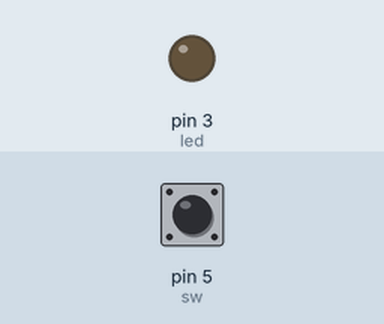
This sketch was run on a simulated Arduino Uno, built with avr-gcc and run on an emulated ATmega328P. Shown: output pins drawn as LEDs (lit = HIGH). The test bench sets the inputs (shaded band); at power-on: pin 5 (sw) HIGH.

Above: at 1.2 s.
1.3 s: pin 5 (sw) pulled LOW for 0.15 s
At 2.3 s:
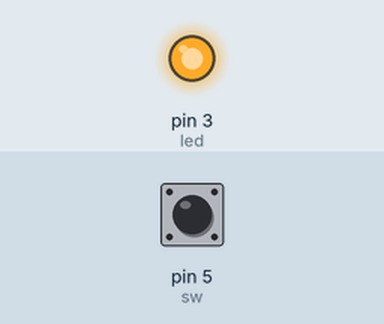
2.9 s: pin 5 (sw) pulled LOW for 1 s
At 3.6 s:
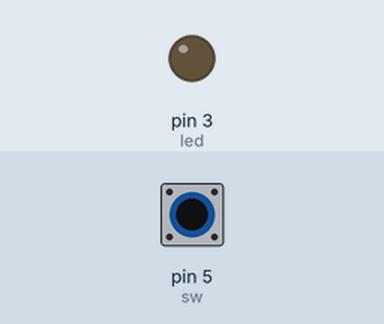
5.4 s: pin 5 (sw) pulled LOW for 3.2 s
At 6.7 s:
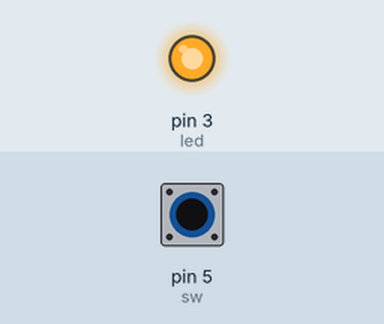
Timing chart, 0 to 8.4 s (numbered marks = the images above; inputs shaded):
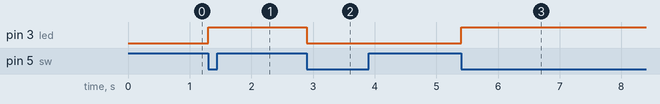

The sketch:

4_4_Switch_led.ino
```cpp
int led = 3;
int sw = 5;

boolean ledState = LOW;     // LED의 현재 상태  꺼짐/켜짐)를 저장
boolean lastButtonState = HIGH; // 이전 버튼의 상태를 저장

void setup() {
  pinMode(led, OUTPUT);
  pinMode(sw, INPUT_PULLUP);
}

void loop() {
  // 현재 버튼의 상태를 읽음
  boolean currentButtonState = digitalRead(sw);

  // 버튼을 누른 순간 (평소 HIGH였다가 누르는 순간 LOW가 됨)을 감지
  if (lastButtonState == HIGH && currentButtonState == LOW) {
    ledState = !ledState; // LED 상태를 반전 (꺼져있으면 켜고, 켜져있으면 끔)
    digitalWrite(led, ledState);
    delay(50); // 버튼을 누를 때 발생하는 노이즈(채터링) 방지
  }

  // 다음 루프를 위해 현재 버튼 상태를 이전 상태 변수에 저장
  lastButtonState = currentButtonState;
}
```

Measured:
- after the input at 1.3 s, pin 3 (led): LOW → HIGH at once
- after the input at 2.9 s, pin 3 (led): HIGH → LOW at once
- after the input at 5.4 s, pin 3 (led): LOW → HIGH at once
